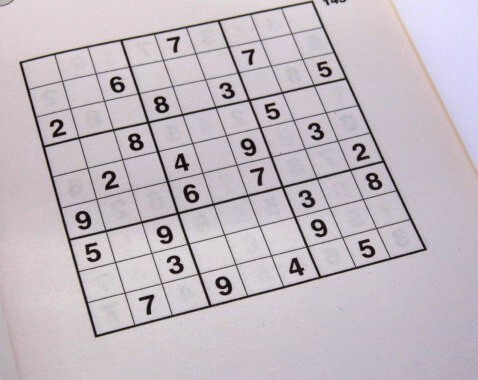
#> input picture 12_10_IP_task_16_ketan_gangwal/thresholding.jpeg, 478 x 380 px
$ python Threshold.py
#> lines starting #> are read from the running program, lines starting #| are printed output that depends on the picture; after the words box and inside, x2 and y2 are one past the last pixel; in counts of white or black regions, pixels touching at a corner belong together
import cv2
img=cv2.imread("thresholding.jpeg",cv2.IMREAD_GRAYSCALE)
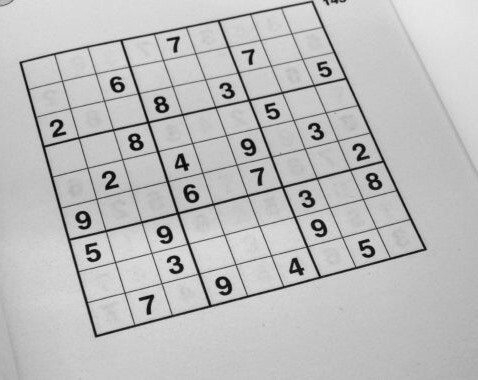
#> img: shape (380, 478); min 0, max 232, mean 188.9

img=cv2.resize(img,(400,400))
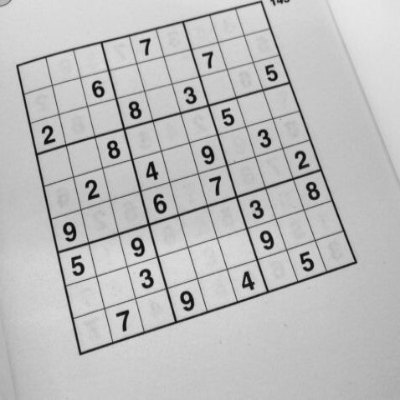
#> img: shape (400, 400); min 6, max 231, mean 188.8

ret,simple_thresh= cv2.threshold(img,150,255,cv2.THRESH_BINARY)
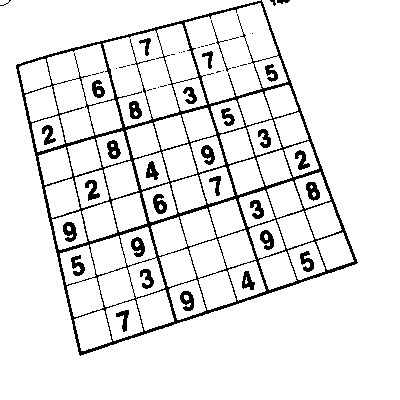
#> simple_thresh: shape (400, 400); 91% white; 57 black regions (27 under 20 px), largest, box (x1, y1, x2, y2) and area: (16, 0, 358, 356) 10148, (63, 222, 77, 242) 181, (153, 194, 167, 214) 179
ret,simple_thresh1= cv2.threshold(img,150,255,cv2.THRESH_BINARY_INV)

cv2.imwrite("simple_thresh.jpeg",simple_thresh)
cv2.imwrite("simple_thresh_inv.jpeg",simple_thresh1)
cv2.waitKey(0)

adaptive_thresh= cv2.adaptiveThreshold(img,255,cv2.ADAPTIVE_THRESH_MEAN_C,cv2.THRESH_BINARY,5,2)
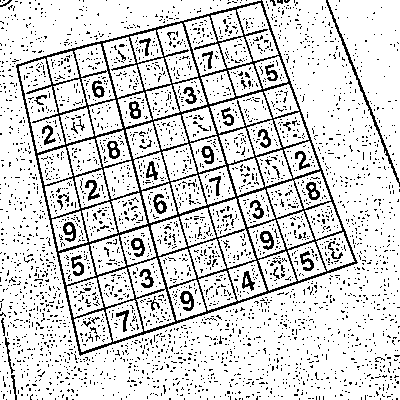
#> adaptive_thresh: shape (400, 400); 83.9% white; black in thin lines or dots
adaptive_thresh0= cv2.adaptiveThreshold(img,255,cv2.ADAPTIVE_THRESH_MEAN_C,cv2.THRESH_BINARY_INV,5,2)
#> adaptive_thresh0: shape (400, 400); 16.1% white in thin lines or dots

cv2.imwrite("adapt_mean.jpeg",adaptive_thresh)
cv2.imwrite("adapt_mean_inv.jpeg",adaptive_thresh0)
cv2.waitKey(0)

adaptive_thresh1= cv2.adaptiveThreshold(img,255,cv2.ADAPTIVE_THRESH_GAUSSIAN_C,cv2.THRESH_BINARY,5,2)
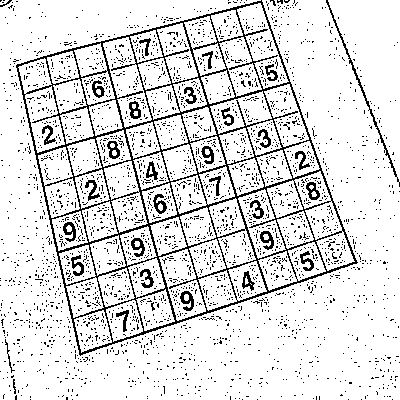
#> adaptive_thresh1: shape (400, 400); 86.8% white; black in thin lines or dots
adaptive_thresh2= cv2.adaptiveThreshold(img,255,cv2.ADAPTIVE_THRESH_GAUSSIAN_C,cv2.THRESH_BINARY_INV,5,2)
#> adaptive_thresh2: shape (400, 400); 13.2% white in thin lines or dots

cv2.imwrite("adapt_guass.jpeg",adaptive_thresh1)
cv2.imwrite("adapt_guass_inv.jpeg",adaptive_thresh2)
